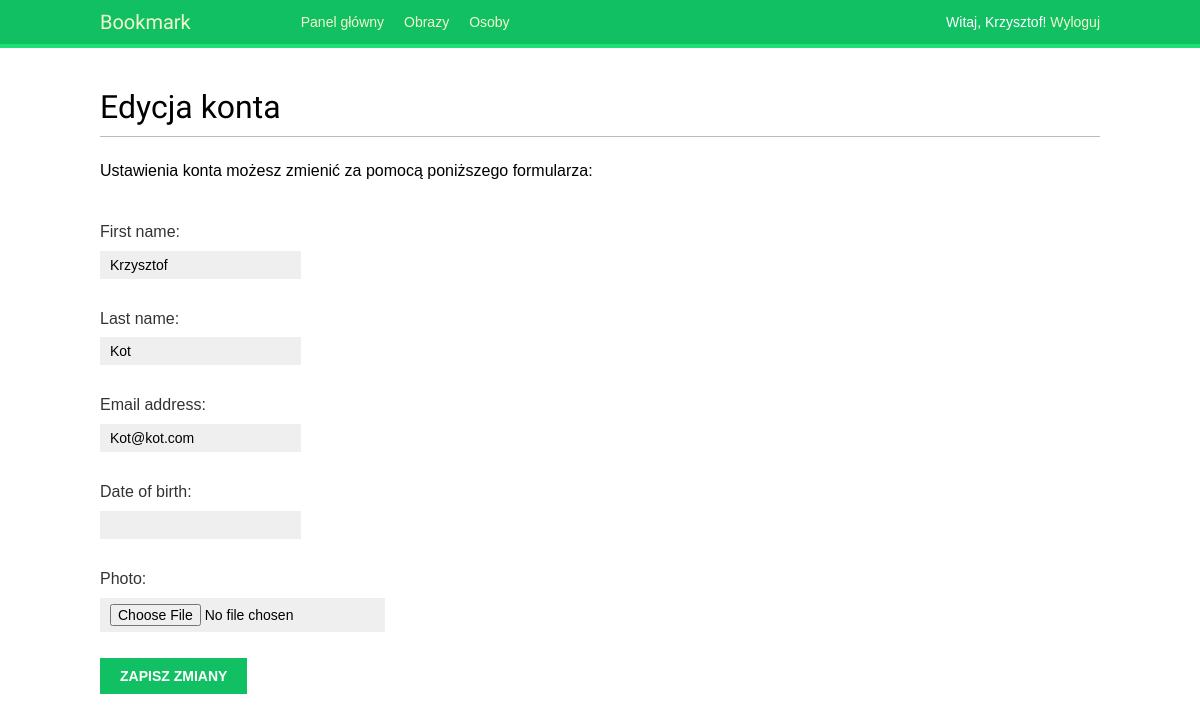
The app's page /account/edit/ (signed in), older data.
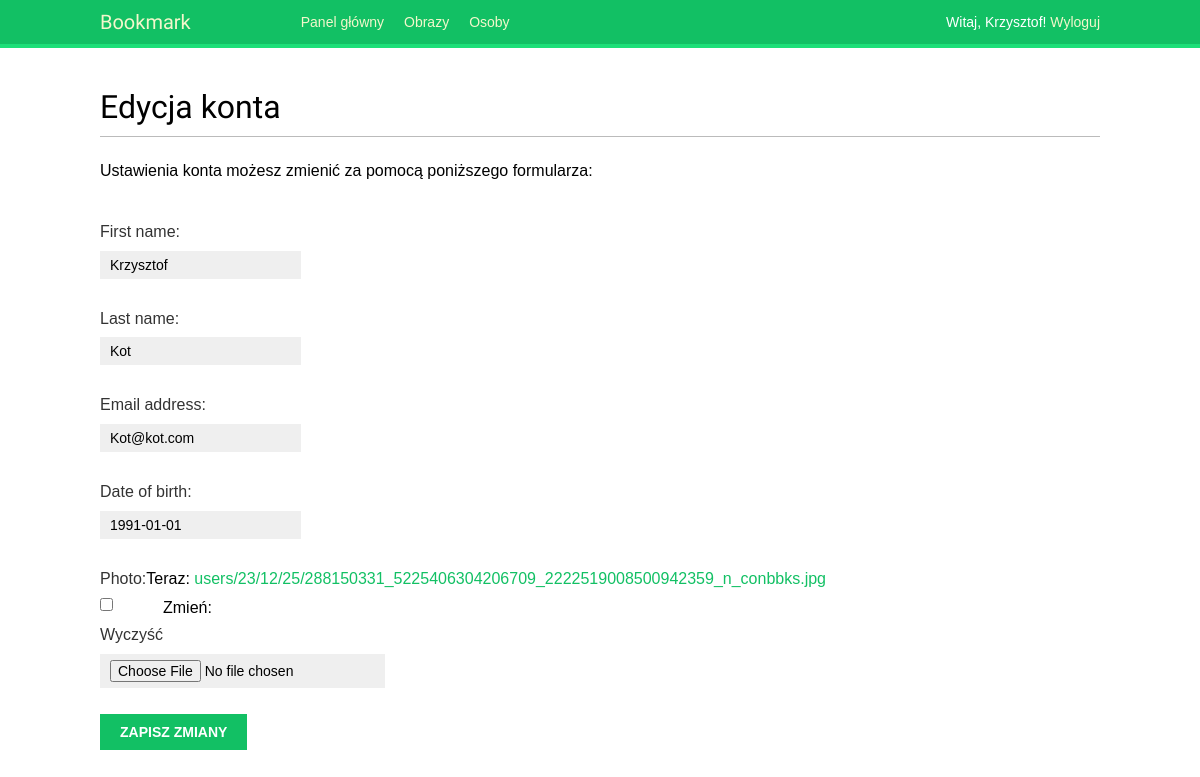
The same page, newer data.
### account/models.py (models this page shows, shortened)
class Profile(models.Model):
    user = models.OneToOneField(settings.AUTH_USER_MODEL,
                                on_delete=models.CASCADE)
    date_of_birth = models.DateField(blank=True, null=True)
    photo = models.ImageField(upload_to=r'users/%y/%m/%d',
                              blank=True)

### account/views.py (the view)
# urls.py: path("edit/", views.edit, name="edit"),
@login_required
def edit(request):
    if request.method == 'POST':
        user_form = UserEditForm(instance=request.user,
                                 data=request.POST)
        profile_form = ProfileEditForm(instance=request.user.profile,
                                       data=request.POST,
                                       files=request.FILES)
        if user_form.is_valid() and profile_form.is_valid():
            user_form.save()
            profile_form.save()
            messages.success(request, 'Uaktualnienie profili zakończyło się sukcesem.')
        else:
            messages.error(request, 'Wystąpił błąd podczas aktualniania profilu.')
    else:
        user_form = UserEditForm(instance=request.user)
        profile_form = ProfileEditForm(instance=request.user.profile)
    return render(request,
                  'account/edit.html',
                  {'user_form': user_form,
                   'profile_form': profile_form})

### account/forms.py
class UserEditForm(forms.ModelForm):
    class Meta:
        model = User
        fields = ('first_name', 'last_name', 'email')

class ProfileEditForm(forms.ModelForm):
    class Meta:
        model = Profile
        fields = ('date_of_birth', 'photo')

### account/templates/account/edit.html (shortened to what this page needs)
{% extends "base.html" %}
{% block content %}
    <h1>Edycja konta</h1>
    <p>Ustawienia konta możesz zmienić za pomocą poniższego formularza:</p>
    <form action="." method="post" enctype="multipart/form-data">
        {{ user_form.as_p }}
        {{ profile_form.as_p }}
        <p><input type="submit" value="Zapisz zmiany"></p>
    </form>
{% endblock content %}

### account/templates/base.html (shortened to what this page needs)
{% load static %}
<!DOCTYPE html>
<html>
    <head>
        <link href="{% static "css/base.css" %}" rel="stylesheet">
    </head>
    <body>
        <div id="header">
            <span class="logo">Bookmark</span>
            {% if request.user.is_authenticated %}
                <ul class="menu">
                    <li {% if section == "dashboard" %}class="selected"{% endif %}>
                        <a href="{% url 'dashboard' %}">Panel główny</a>
                    </li>
                    <li {% if section == "images" %}class="selected"{% endif %}>
                        <a href="#">Obrazy</a>
                    </li>
                    <li {% if section == "people" %}class="selected"{% endif %}>
                        <a href="#">Osoby</a>
                    </li>
                </ul>
            {% endif %}
            <span class="user">
                {% if request.user.is_authenticated %}
                    Witaj, {{ request.user.first_name }}!
                    <a href="{% url 'logout' %}">Wyloguj</a>
                {% else %}
                    <a href="{% url 'login' %}">Zaloguj</a>
                {% endif %}
            </span>
        </div>
        <div id="content">
            {% block content %}
            {% endblock content %}
        </div>
    </body>
</html>

### account/static/css/base.css (style rules this page uses)
body { margin:0; padding:0; font-family:helvetica, sans-serif; }
p { line-height: 1.8; }
a { color:#12c064; text-decoration:none; }
h1, h2, h3, h4, h5 , h6 { font-family: 'Muli', sans-serif; font-weight:normal; }
h1 { border-bottom:1px solid #bbb; padding:0 0 10px 0; margin:10px 0 20px 0; }
#header { padding:10px 100px; font-size:14px; background:#12c064; color:#fff; border-bottom:4px solid #1cdf78; overflow:auto; }
#header .logo { font-family: 'Muli', sans-serif; float:left; color:#f3f7cc; font-size:20px; margin-right:10%; }
#header ul.menu { list-style:none; float:left; margin:0; padding:0; }
#header ul.menu li { float:left; padding:4px 10px; }
#header a { color:#f3f7cc; }
#header .user { float:right; padding-top:4px; }
#content { padding:30px 100px; }
form { overflow:auto; }
form p { width:100%; overflow:auto; }
label { float:left; clear:both; color:#333; margin-bottom:4px; }
input, textarea { clear:both; float:left; margin:0 0 10px; background:#efefef; border:0; padding:6px 10px; font-size:14px; }
input[type=submit], a.button { font-weight:bold; background:#12c064; color:#fff; padding:10px 20px; font-size:14px; text-transform:uppercase; }

Row changes from the older to the newer data that the page shows:
now on this page (row edited): Profile: date_of_birth "1991-01-01"
Text that changed along with them:
form field as_p: (not shown) → "☐"
text no longer shown: "Date of birth: Photo:"
text now shown: "Date of birth: Photo: Teraz: users/23/12/25/288150331_5225406304206709_2222519008500942359_n_conbbks.jpg Wyczyść Zmień:"
